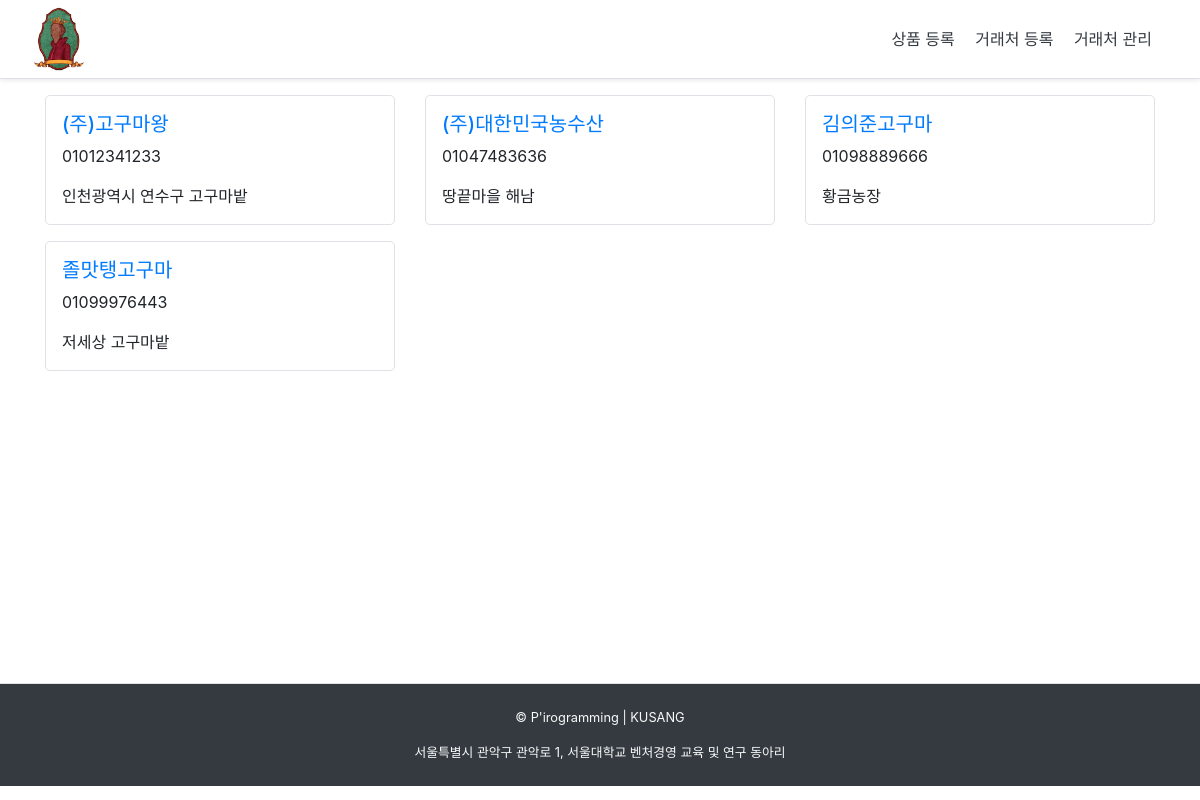
/client/, run on the app's committed database.
### shop/models.py (models this page shows, shortened)
class Client(models.Model):
    name = models.CharField(max_length=100, verbose_name='이름')
    phone = models.CharField(max_length=100, verbose_name='전화번호')
    address = models.CharField(max_length=200, verbose_name='주소')
    def get_absolute_url(self):
        return reverse('shop:detail_client', args=[self.pk])

### shop/views.py (the view)
# urls.py: path('client/', views.list_client, name='list_client'),
def list_client(request):
    clients = Client.objects.all()
    context = {
        'clients': clients
    }
    return render(request, 'shop/list_client.html', context)

### shop/templates/shop/list_client.html
{% extends 'index.html' %}
{% block content %}
    <div class="row">
        {% for client in clients %}
            <div class="col-4 mb-3">
                <div class=" border rounded-lg">
                    <div class="m-3">
                        <h5><a href="{{ client.get_absolute_url }}">{{ client.name }}</a></h5>
                        <p>{{ client.phone }}</p>
                        <p>{{ client.address }}</p>
                    </div>
                </div>
            </div>
        {% endfor %}
    </div>
{% endblock %}

### data on the page
Client: name "(주)고구마왕", phone "01012341233", address "인천광역시 연수구 고구마밭"
Client: name "(주)대한민국농수산", phone "01047483636", address "땅끝마을 해남"
Client: name "김의준고구마", phone "01098889666", address "황금농장"
Client: name "졸맛탱고구마", phone "01099976443", address "저세상 고구마밭"
